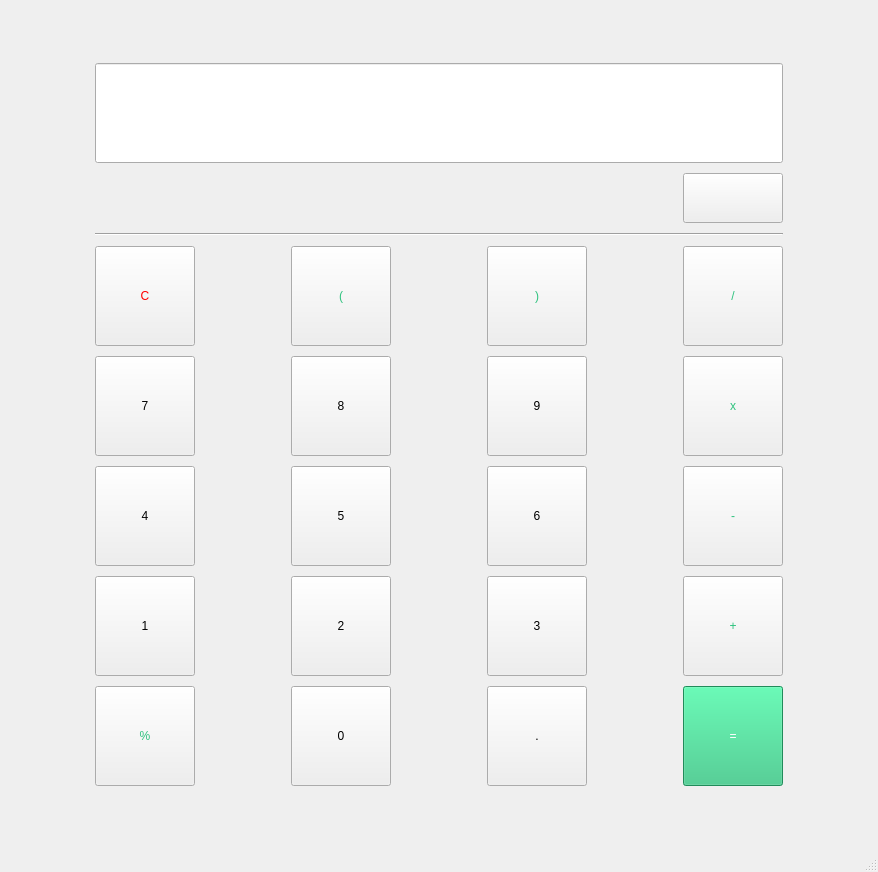
<?xml version="1.0" encoding="UTF-8"?>
<ui version="4.0">
 <class>MainWindow</class>
 <widget class="QMainWindow" name="MainWindow">
  <property name="geometry">
   <rect>
    <x>0</x>
    <y>0</y>
    <width>878</width>
    <height>872</height>
   </rect>
  </property>
  <property name="windowTitle">
   <string>Caculator</string>
  </property>
  <widget class="QWidget" name="centralwidget">
   <layout class="QVBoxLayout" name="verticalLayout">
    <item>
     <layout class="QGridLayout" name="gridLayout">
      <property name="sizeConstraint">
       <enum>QLayout::SizeConstraint::SetDefaultConstraint</enum>
      </property>
      <property name="spacing">
       <number>10</number>
      </property>
      <item row="6" column="1">
       <widget class="QPushButton" name="pushButton_15">
        <property name="sizePolicy">
         <sizepolicy hsizetype="Fixed" vsizetype="Fixed">
          <horstretch>0</horstretch>
          <verstretch>0</verstretch>
         </sizepolicy>
        </property>
        <property name="minimumSize">
         <size>
          <width>100</width>
          <height>100</height>
         </size>
        </property>
        <property name="text">
         <string>2</string>
        </property>
       </widget>
      </item>
      <item row="3" column="2">
       <widget class="QPushButton" name="pushButton_21">
        <property name="sizePolicy">
         <sizepolicy hsizetype="Fixed" vsizetype="Fixed">
          <horstretch>0</horstretch>
          <verstretch>0</verstretch>
         </sizepolicy>
        </property>
        <property name="minimumSize">
         <size>
          <width>100</width>
          <height>100</height>
         </size>
        </property>
        <property name="styleSheet">
         <string notr="true">color: rgb(46, 194, 126);</string>
        </property>
        <property name="text">
         <string>)</string>
        </property>
       </widget>
      </item>
      <item row="4" column="0">
       <widget class="QPushButton" name="pushButton_20">
        <property name="sizePolicy">
         <sizepolicy hsizetype="Fixed" vsizetype="Fixed">
          <horstretch>0</horstretch>
          <verstretch>0</verstretch>
         </sizepolicy>
        </property>
        <property name="minimumSize">
         <size>
          <width>100</width>
          <height>100</height>
         </size>
        </property>
        <property name="text">
         <string>7</string>
        </property>
       </widget>
      </item>
      <item row="2" column="0" colspan="4">
       <widget class="Line" name="line">
        <property name="orientation">
         <enum>Qt::Orientation::Horizontal</enum>
        </property>
       </widget>
      </item>
      <item row="5" column="2">
       <widget class="QPushButton" name="pushButton_10">
        <property name="sizePolicy">
         <sizepolicy hsizetype="Fixed" vsizetype="Fixed">
          <horstretch>0</horstretch>
          <verstretch>0</verstretch>
         </sizepolicy>
        </property>
        <property name="minimumSize">
         <size>
          <width>100</width>
          <height>100</height>
         </size>
        </property>
        <property name="text">
         <string>6</string>
        </property>
       </widget>
      </item>
      <item row="7" column="2">
       <widget class="QPushButton" name="pushButton_3">
        <property name="sizePolicy">
         <sizepolicy hsizetype="Fixed" vsizetype="Fixed">
          <horstretch>0</horstretch>
          <verstretch>0</verstretch>
         </sizepolicy>
        </property>
        <property name="minimumSize">
         <size>
          <width>100</width>
          <height>100</height>
         </size>
        </property>
        <property name="text">
         <string>.</string>
        </property>
       </widget>
      </item>
      <item row="4" column="2">
       <widget class="QPushButton" name="pushButton_18">
        <property name="sizePolicy">
         <sizepolicy hsizetype="Fixed" vsizetype="Fixed">
          <horstretch>0</horstretch>
          <verstretch>0</verstretch>
         </sizepolicy>
        </property>
        <property name="minimumSize">
         <size>
          <width>100</width>
          <height>100</height>
         </size>
        </property>
        <property name="text">
         <string>9</string>
        </property>
       </widget>
      </item>
      <item row="6" column="0">
       <widget class="QPushButton" name="pushButton_16">
        <property name="sizePolicy">
         <sizepolicy hsizetype="Fixed" vsizetype="Fixed">
          <horstretch>0</horstretch>
          <verstretch>0</verstretch>
         </sizepolicy>
        </property>
        <property name="minimumSize">
         <size>
          <width>100</width>
          <height>100</height>
         </size>
        </property>
        <property name="text">
         <string>1</string>
        </property>
       </widget>
      </item>
      <item row="3" column="3">
       <widget class="QPushButton" name="pushButton_5">
        <property name="enabled">
         <bool>true</bool>
        </property>
        <property name="sizePolicy">
         <sizepolicy hsizetype="Fixed" vsizetype="Fixed">
          <horstretch>0</horstretch>
          <verstretch>0</verstretch>
         </sizepolicy>
        </property>
        <property name="minimumSize">
         <size>
          <width>100</width>
          <height>100</height>
         </size>
        </property>
        <property name="styleSheet">
         <string notr="true">color: rgb(46, 194, 126);</string>
        </property>
        <property name="text">
         <string>/</string>
        </property>
       </widget>
      </item>
      <item row="4" column="3">
       <widget class="QPushButton" name="pushButton_17">
        <property name="sizePolicy">
         <sizepolicy hsizetype="Fixed" vsizetype="Fixed">
          <horstretch>0</horstretch>
          <verstretch>0</verstretch>
         </sizepolicy>
        </property>
        <property name="minimumSize">
         <size>
          <width>100</width>
          <height>100</height>
         </size>
        </property>
        <property name="styleSheet">
         <string notr="true">color: rgb(46, 194, 126);</string>
        </property>
        <property name="text">
         <string>x</string>
        </property>
       </widget>
      </item>
      <item row="7" column="3">
       <widget class="QPushButton" name="pushButton_2">
        <property name="sizePolicy">
         <sizepolicy hsizetype="Fixed" vsizetype="Fixed">
          <horstretch>0</horstretch>
          <verstretch>0</verstretch>
         </sizepolicy>
        </property>
        <property name="minimumSize">
         <size>
          <width>100</width>
          <height>100</height>
         </size>
        </property>
        <property name="styleSheet">
         <string notr="true">background-color: rgb(46, 194, 126);
color: rgb(255, 255, 255);</string>
        </property>
        <property name="text">
         <string>=</string>
        </property>
       </widget>
      </item>
      <item row="5" column="0">
       <widget class="QPushButton" name="pushButton_12">
        <property name="sizePolicy">
         <sizepolicy hsizetype="Fixed" vsizetype="Fixed">
          <horstretch>0</horstretch>
          <verstretch>0</verstretch>
         </sizepolicy>
        </property>
        <property name="minimumSize">
         <size>
          <width>100</width>
          <height>100</height>
         </size>
        </property>
        <property name="text">
         <string>4</string>
        </property>
       </widget>
      </item>
      <item row="0" column="0" colspan="4">
       <widget class="QLineEdit" name="lineEdit">
        <property name="minimumSize">
         <size>
          <width>0</width>
          <height>100</height>
         </size>
        </property>
        <property name="text">
         <string/>
        </property>
        <property name="frame">
         <bool>true</bool>
        </property>
        <property name="echoMode">
         <enum>QLineEdit::EchoMode::Normal</enum>
        </property>
        <property name="cursorMoveStyle">
         <enum>Qt::CursorMoveStyle::LogicalMoveStyle</enum>
        </property>
       </widget>
      </item>
      <item row="6" column="3">
       <widget class="QPushButton" name="pushButton_13">
        <property name="sizePolicy">
         <sizepolicy hsizetype="Fixed" vsizetype="Fixed">
          <horstretch>0</horstretch>
          <verstretch>0</verstretch>
         </sizepolicy>
        </property>
        <property name="minimumSize">
         <size>
          <width>100</width>
          <height>100</height>
         </size>
        </property>
        <property name="styleSheet">
         <string notr="true">color: rgb(46, 194, 126);</string>
        </property>
        <property name="text">
         <string>+</string>
        </property>
       </widget>
      </item>
      <item row="7" column="0">
       <widget class="QPushButton" name="pushButton_6">
        <property name="sizePolicy">
         <sizepolicy hsizetype="Fixed" vsizetype="Fixed">
          <horstretch>0</horstretch>
          <verstretch>0</verstretch>
         </sizepolicy>
        </property>
        <property name="minimumSize">
         <size>
          <width>100</width>
          <height>100</height>
         </size>
        </property>
        <property name="baseSize">
         <size>
          <width>100</width>
          <height>100</height>
         </size>
        </property>
        <property name="styleSheet">
         <string notr="true">color: rgb(46, 194, 126);</string>
        </property>
        <property name="text">
         <string>%</string>
        </property>
       </widget>
      </item>
      <item row="7" column="1">
       <widget class="QPushButton" name="pushButton_4">
        <property name="sizePolicy">
         <sizepolicy hsizetype="Fixed" vsizetype="Fixed">
          <horstretch>0</horstretch>
          <verstretch>0</verstretch>
         </sizepolicy>
        </property>
        <property name="minimumSize">
         <size>
          <width>100</width>
          <height>100</height>
         </size>
        </property>
        <property name="text">
         <string>0</string>
        </property>
       </widget>
      </item>
      <item row="4" column="1">
       <widget class="QPushButton" name="pushButton_19">
        <property name="sizePolicy">
         <sizepolicy hsizetype="Fixed" vsizetype="Fixed">
          <horstretch>0</horstretch>
          <verstretch>0</verstretch>
         </sizepolicy>
        </property>
        <property name="minimumSize">
         <size>
          <width>100</width>
          <height>100</height>
         </size>
        </property>
        <property name="text">
         <string>8</string>
        </property>
       </widget>
      </item>
      <item row="5" column="1">
       <widget class="QPushButton" name="pushButton_11">
        <property name="sizePolicy">
         <sizepolicy hsizetype="Fixed" vsizetype="Fixed">
          <horstretch>0</horstretch>
          <verstretch>0</verstretch>
         </sizepolicy>
        </property>
        <property name="minimumSize">
         <size>
          <width>100</width>
          <height>100</height>
         </size>
        </property>
        <property name="text">
         <string>5</string>
        </property>
       </widget>
      </item>
      <item row="5" column="3">
       <widget class="QPushButton" name="pushButton_9">
        <property name="sizePolicy">
         <sizepolicy hsizetype="Fixed" vsizetype="Fixed">
          <horstretch>0</horstretch>
          <verstretch>0</verstretch>
         </sizepolicy>
        </property>
        <property name="minimumSize">
         <size>
          <width>100</width>
          <height>100</height>
         </size>
        </property>
        <property name="styleSheet">
         <string notr="true">color: rgb(46, 194, 126);</string>
        </property>
        <property name="text">
         <string>-</string>
        </property>
       </widget>
      </item>
      <item row="6" column="2">
       <widget class="QPushButton" name="pushButton_14">
        <property name="sizePolicy">
         <sizepolicy hsizetype="Fixed" vsizetype="Fixed">
          <horstretch>0</horstretch>
          <verstretch>0</verstretch>
         </sizepolicy>
        </property>
        <property name="minimumSize">
         <size>
          <width>100</width>
          <height>100</height>
         </size>
        </property>
        <property name="text">
         <string>3</string>
        </property>
       </widget>
      </item>
      <item row="3" column="1">
       <widget class="QPushButton" name="pushButton_8">
        <property name="sizePolicy">
         <sizepolicy hsizetype="Fixed" vsizetype="Fixed">
          <horstretch>0</horstretch>
          <verstretch>0</verstretch>
         </sizepolicy>
        </property>
        <property name="minimumSize">
         <size>
          <width>100</width>
          <height>100</height>
         </size>
        </property>
        <property name="styleSheet">
         <string notr="true">color: rgb(46, 194, 126);</string>
        </property>
        <property name="text">
         <string>(</string>
        </property>
       </widget>
      </item>
      <item row="3" column="0">
       <widget class="QPushButton" name="pushButton_7">
        <property name="sizePolicy">
         <sizepolicy hsizetype="Fixed" vsizetype="Fixed">
          <horstretch>0</horstretch>
          <verstretch>0</verstretch>
         </sizepolicy>
        </property>
        <property name="minimumSize">
         <size>
          <width>100</width>
          <height>100</height>
         </size>
        </property>
        <property name="autoFillBackground">
         <bool>false</bool>
        </property>
        <property name="styleSheet">
         <string notr="true">color: rgb(255, 0, 0);</string>
        </property>
        <property name="text">
         <string>C</string>
        </property>
       </widget>
      </item>
      <item row="1" column="3">
       <widget class="QPushButton" name="pushButton">
        <property name="sizePolicy">
         <sizepolicy hsizetype="Fixed" vsizetype="Fixed">
          <horstretch>0</horstretch>
          <verstretch>0</verstretch>
         </sizepolicy>
        </property>
        <property name="minimumSize">
         <size>
          <width>100</width>
          <height>50</height>
         </size>
        </property>
        <property name="text">
         <string/>
        </property>
        <property name="icon">
         <iconset theme="QIcon::ThemeIcon::EditUndo"/>
        </property>
        <property name="iconSize">
         <size>
          <width>30</width>
          <height>100</height>
         </size>
        </property>
        <property name="autoExclusive">
         <bool>false</bool>
        </property>
       </widget>
      </item>
     </layout>
    </item>
   </layout>
  </widget>
  <widget class="QMenuBar" name="menubar">
   <property name="geometry">
    <rect>
     <x>0</x>
     <y>0</y>
     <width>878</width>
     <height>22</height>
    </rect>
   </property>
  </widget>
  <widget class="QStatusBar" name="statusbar"/>
 </widget>
 <resources/>
 <connections/>
</ui>
